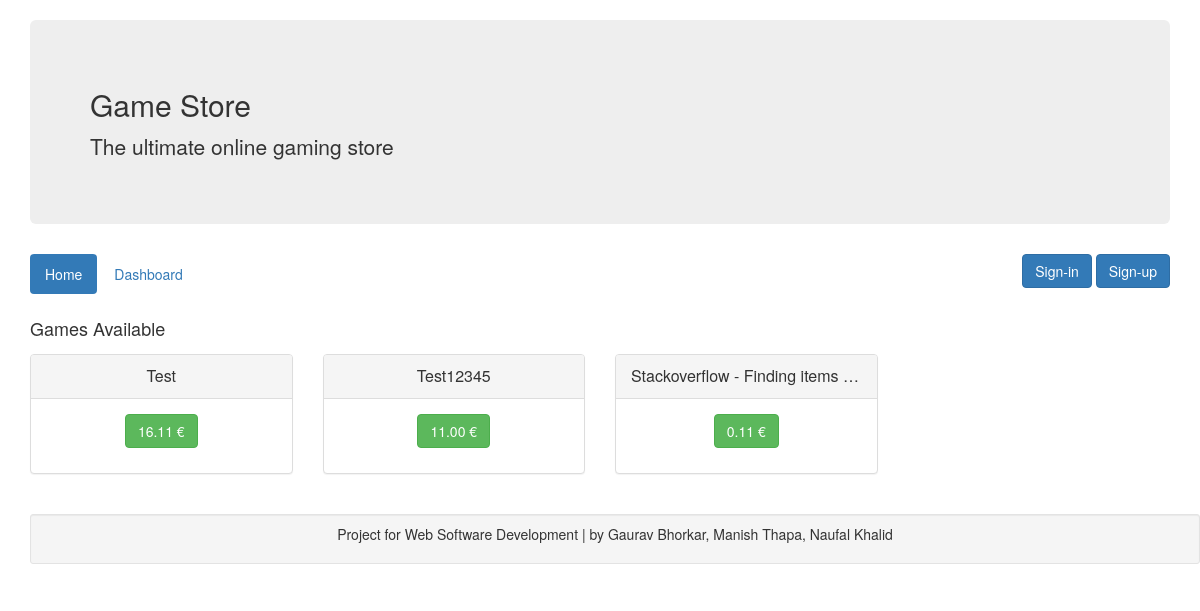
Before: / with the older database file.
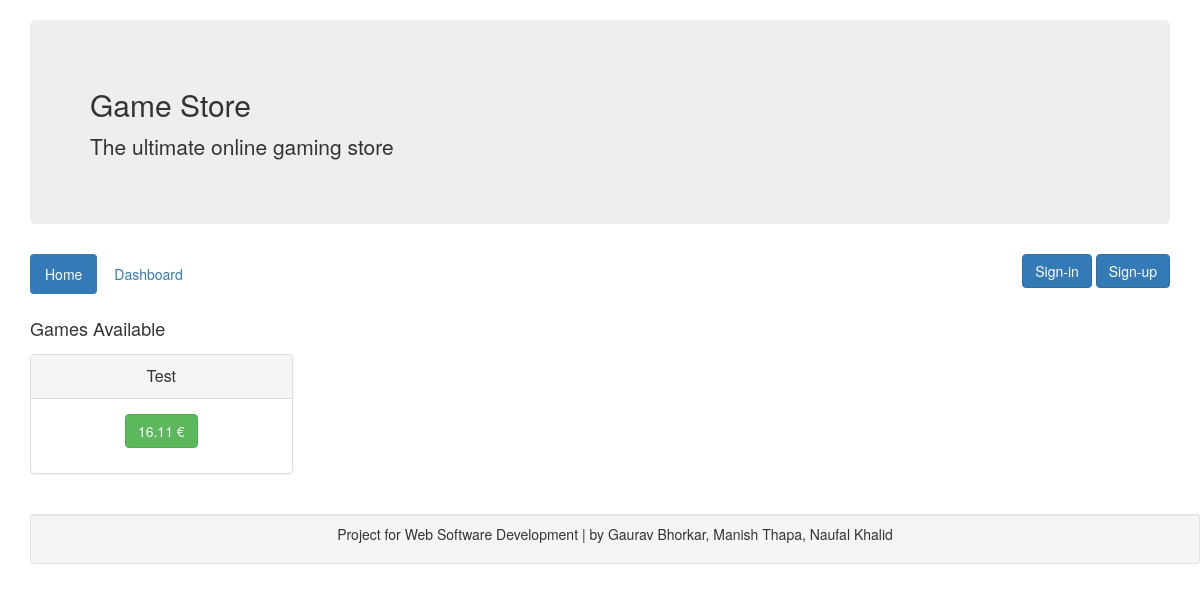
After: the same page with the newer database file.
### game_store/models.py (models this page shows, shortened)
class Game(models.Model):
    user = models.ForeignKey(User, on_delete=models.CASCADE) #developer
    title = models.CharField(max_length=250)
    href = models.CharField(max_length=1000)
    price = models.DecimalField(max_digits=10, decimal_places=2)
    category = models.CharField(max_length=250)

### game_store/views/views.py (the view)
# urls.py: 2. Add a URL to urlpatterns:  url(r'^$', views.home, name='home')
def home(request):
    games = Game.objects.all()
    return render(request, "game_store/index.html", {'games': games})

### game_store/templates/game_store/index.html (shortened to what this page needs)
{% extends "base.html" %}
{% block content %}
    <h4 class="dashboard-title">Games Available</h4>
    <div class="row">
    {% for game in games %}
        <div class="col-md-3">
            <div class="panel panel-default">
                <div class="panel-heading">
                    <p class="panel-title text-center">{{game.title}}</p>
                </div>
                <div class="panel-body">
                    <p class="text-center"><a class="btn btn-success" href="{% url 'game' game.id %}">{{game.price}} &euro;</a></p>
                </div>
            </div>
        </div>
    {% endfor %}
    </div>
{% endblock %}

### game_store/templates/base.html (shortened to what this page needs)
{% load staticfiles %}
<!DOCTYPE html>
<html>
  <head>
    {% block header %}
		<link rel="stylesheet" type="text/css" href="{% static 'style/bootstrap.css' %}">
		<link rel="stylesheet" type="text/css" href="{% static 'style/style.css' %}">
    {% endblock %}
  </head>
  <body data-host="{% url 'index' %}">
	<div id="container" class="container">
		<div id="header">
			<div class="jumbotron">
				<h2> Game Store </h2>
				<p> The ultimate online gaming store </p>
			</div>
		</div>
		<div class="row navigation">
            <div class="col-md-8">
                <ul class="nav nav-pills">
    				<li role="presentation" class="active"><a href="{% url 'index' %}">Home</a></li>
    				<li role="presentation"><a href="{% url 'dashboard' %}">Dashboard</a></li>
    			</ul>
            </div>
            <div class="col-md-4 nav-login">
                {% if user.is_authenticated %}
                    <p>Hello, {{user.first_name}}. <a class="btn btn-primary" href="{% url 'signout' %}">Log out</a></p>
                {% else %}
                    <a class="btn btn-primary" href="{% url 'signin' %}">Sign-in</a> <a class="btn btn-primary" href="{% url 'signup' %}">Sign-up</a>
                {% endif %}
            </div>
		</div>
		<div class="content">
		{% block content %}
		{% endblock %}
		</div>
		<div class="footer">
			<div class="container navbar well well-sm">
				<p class="text-center">Project for Web Software Development | by Gaurav Bhorkar, Manish Thapa, Naufal Khalid</p>
			</div>
		</div>
	</div>
  </body>
</html>

### game_store/static/style/style.css (style rules this page uses)
body { padding-top: 20px; padding-bottom: 20px; }
.nav-login { text-align: right; }
.content { margin-top: 20px; }
.footer { margin-top: 20px; }
.dashboard-title { margin-top: 25px; margin-bottom: 15px; }
.panel-title { white-space: nowrap; overflow: hidden; text-overflow: ellipsis; }

Changed rows visible on the page:
removed Game: title "Test12345", price "11.00"
removed Game: title "Stackoverflow - Finding items…", price "0.11"
